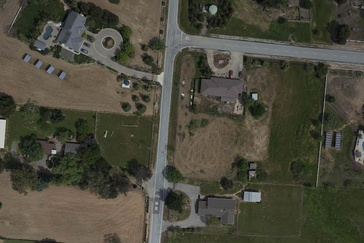
#> input picture Problem_Set_2/Problem2Images/1_1.jpg, 364 x 243 px, shrunk from 640 x 427 before the run; its folder holds 6 pictures in this run
$ python homework2.py
#> lines starting #> are read from the running program, lines starting #| are printed output that depends on the picture; long printed decimals are rounded
### Problem_Set_2/utils.py
import numpy as np
from scipy import ndimage, spatial
import cv2
from os import listdir
import matplotlib.pyplot as plt
import math

def gaussian_blur_kernel_2d(sigma, h, w):
    kernel = np.zeros((h, w))
    center_h, center_w = h // 2, w // 2
    for i in range(h):
        for j in range(w):
            diff_h = i - center_h
            diff_w = j - center_w
            kernel[i, j] = (1 / (2 * math.pi * sigma ** 2)) * math.exp(-(diff_h ** 2 + diff_w ** 2) / (2 * sigma ** 2))
    kernel /= np.sum(kernel)
    return kernel
def pad_with_zeros(img, pad_height, pad_width):
    if len(img.shape) == 2:
        H, W = img.shape
        p_image = np.zeros((H + 2 * pad_height, W + 2 * pad_width))
        p_image[pad_height:pad_height + H, pad_width:pad_width + W] = img
    elif len(img.shape) == 3:
        H, W, C = img.shape
        p_image = np.zeros((H + 2 * pad_height, W + 2 * pad_width, C))
        p_image[pad_height:pad_height + H, pad_width:pad_width + W, :] = img
    return p_image
def cross_correlation_2d(image,kernel):
    k_h, k_w = kernel.shape
    pad_h, pad_w = k_h // 2, k_w // 2
    color_ful=len(image.shape)==3
    if(color_ful):
        H,W,C=image.shape
        re=np.zeros((H,W,C))
        for c in range(C):
            re[:,:,c]=cross_correlation_2d(image[:,:,c],kernel)
        return re
    else:
        H,W=image.shape
        padded_image = pad_with_zeros(image, pad_h,  pad_w)
        re = np.zeros((H, W))
        for i in range(H):
            for j in range(W):
                region = padded_image[i:i + k_h, j:j + k_w]
                re[i, j] = np.sum(region * kernel)
        if image.dtype == np.uint8:
            re = np.clip(re, 0, 255).astype(np.uint8)
        return re
def convolve_2d(img, kernel):
    flipped_kernel = np.flipud(np.fliplr(kernel))
    return cross_correlation_2d(img, flipped_kernel)

### Problem_Set_2/homework2.py
# This is a raw framework for image stitching using Harris corner detection.
# For libraries you can use modules in numpy, scipy, cv2, os, etc.
import numpy as np
from scipy import ndimage, spatial
import cv2
from os import listdir
import matplotlib.pyplot as plt
import math
import random
import utils
from utils import convolve_2d, gaussian_blur_kernel_2d, pad_with_zeros, cross_correlation_2d
IMGDIR = 'Problem2Images'


def gradient_x(img):
    # convert img to grayscale
    # should we use int type to calclate gradient?
    # should we conduct some pre-processing to remove noise? which kernel should we pply?
    # which kernel should we choose to calculate gradient_x?
    # TODO
    kernel_x = np.array([[-1, 0, 1], [-2, 0, 2], [-1, 0, 1]])
    grad_x = convolve_2d(img, kernel_x)
    return grad_x

def gradient_y(img):
    # TODO
    kernel_y = np.array([[1, 2, 1], [0, 0, 0], [-1, -2, -1]])
    grad_y = convolve_2d(img, kernel_y)
    return grad_y

def harris_response(img, alpha, win_size):
    # In this function you are going to claculate harris response R.
    # Please refer to 04_Feature_Detection.pdf page 32 for details.
    # You have to discover how to calculate det(M) and trace(M), and
    # remember to smooth the gradients.
    # Avoid using too much "for" loops to speed up.
    # TODO
    if len(img.shape) == 3:
        gray = np.mean(img, axis=2).astype(np.float32)
    else:
        gray = img.astype(np.float32)
    gra_x= gradient_x(gray)
    gra_y= gradient_y(gray)
    gra_xx = gra_x*gra_x
    gra_yy = gra_y*gra_y
    gra_xy = gra_x*gra_y
    H,W=gray.shape
    filter=gaussian_blur_kernel_2d(1, win_size, win_size)
    gra_xx=convolve_2d(gra_xx,filter)
    gra_yy=convolve_2d(gra_yy,filter)
    gra_xy=convolve_2d(gra_xy,filter)
    R = np.zeros((H, W))
    det_M = gra_xx * gra_yy - gra_xy** 2
    trace_M = gra_xx + gra_yy
    R = det_M - alpha * (trace_M **2)

    return R

def corner_selection(R, thresh, min_dist):
    # non-maximal suppression for R to get R_selection and transform selected corners to list of tuples
    # hint:
    #   use ndimage.maximum_filter()  to achieve non-maximum suppression
    #   set those which aren’t **local maximum** to zero.
    # TODO
    pix=[]
    R_m=ndimage.maximum_filter(R,size=(2*min_dist+1,2*min_dist+1))
    R_s=(R==R_m)*(R>thresh)*R
    for i in range(np.shape(R_s)[0]):
        for j in range(np.shape(R_s)[1]):
            if R_s[i][j]>0:
                pix.append((j,i))
    return pix

def histogram_of_gradients(img, pix):
    # no template for coding, please implement by yourself.
    # You can refer to implementations on Github or other websites
    # Hint:
    #   1. grad_x & grad_y
    #   2. grad_dir by arctan function
    #   3. for each interest point, choose m*m blocks with each consists of m*m pixels
    #   4. I divide the region into n directions (maybe 8).
    #   5. For each blocks, calculate the number of derivatives in those directions and normalize the Histogram.
    #   6. After that, select the prominent gradient and take it as principle orientation.
    #   7. Then rotate it’s neighbor to fit principle orientation and calculate the histogram again.
    # TODO
    if(len(img.shape)==3):
        gray = cv2.cvtColor(img,cv2.COLOR_BGR2GRAY)
        gray=gray.astype(np.float32)
    else:
        gray=img.astype(np.float32)
    gra_x= gradient_x(gray)
    gra_y= gradient_y(gray)
    gra_dir=np.arctan2(gra_y,gra_x)*180/math.pi
    gra_len=np.sqrt(gra_x**2+gra_y**2)
    gra_dir+=180
    features=[]
    cell_size=4
    cell_pixel=16
    for (x, y) in pix:
        block_hist=[]
        h, w = gray.shape
        half = cell_pixel // 2
        x1, x2 = max(0, x - half), min(w, x + half)
        y1, y2 = max(0, y - half), min(h, y + half)
        block_len = gra_len[y1:y2, x1:x2]
        block_dir = gra_dir[y1:y2, x1:x2]
        bh, bw = block_len.shape

        if bh < cell_pixel or bw < cell_pixel:
            p_h=cell_pixel-bh
            p_w=cell_pixel-bw
            if p_h%2==0:
                p_h=p_h//2
            else:
                p_h=p_h//2+1
            if p_w%2==0:
                p_w=p_w//2
            else:
                p_w=p_w//2+1
            block_len=pad_with_zeros(block_len,p_h,p_w)
            block_dir=pad_with_zeros(block_dir,p_h,p_w)
        bin_w=360/8
        all_hist=np.zeros(8)
        for i in range(0, cell_pixel):
            for j in range(0, cell_pixel):
                bin_idx = int(block_dir[i][j] // bin_w)
                if bin_idx == 8:
                    bin_idx = 7
                all_hist[bin_idx] += block_len[i][j]
        all_hist /= (np.linalg.norm(all_hist) + 1e-10)
        principle_ori=np.argmax(all_hist)*bin_w+bin_w/2
        #principle_ori=0
        #principle_ori=np.argmax(all_hist)*bin_w
        for i in range(0, cell_pixel, cell_size):
            for j in range(0, cell_pixel, cell_size):
                cell_len = block_len[i:i+cell_size, j:j+cell_size]
                cell_dir = block_dir[i:i+cell_size, j:j+cell_size]
                hist = np.zeros(8)
                for m in range(cell_size):
                    for n in range(cell_size):
                        bin_idx = int((cell_dir[m][n]-principle_ori+360)%360 // bin_w)
                        if bin_idx == 8:
                            bin_idx = 7
                        hist[bin_idx] += cell_len[m][n]
                hist /= (np.linalg.norm(hist) + 1e-10)
                block_hist.append(hist)
        block_hist=np.array(block_hist).flatten()
        block_hist /= (np.linalg.norm(block_hist) + 1e-10)
        features.append(block_hist)
    features=np.array(features)
    return features

def feature_matching(img_1, img_2):
    R1 = harris_response(img_1, 0.04, 9)
    R2 = harris_response(img_2, 0.04, 9)
    cor1 = corner_selection(R1, 0.01*np.max(R1), 5)
    #cor2 = corner_selection(R2, 0.01*np.max(R1), 5)
    cor2 = corner_selection(R2, 0.01*np.max(R1), 5)
    fea1 = histogram_of_gradients(img_1, cor1)
    fea2 = histogram_of_gradients(img_2, cor2)
    dis = spatial.distance.cdist(fea1, fea2, metric='euclidean')
    threshold = 0.78
    print(len(cor1))
    print(len(cor2))
    pixels_1 = []
    pixels_2 = []
    p1, p2 = np.shape(dis)
    if p1 < p2:
        for p in range(p1):
            dis_min = np.min(dis[p])
            pos = np.argmin(dis[p])
            dis[p][pos] = np.max(dis)
            if dis_min/np.min(dis[p]) <= threshold:
                pixels_1.append(cor1[p])
                pixels_2.append(cor2[pos])
                dis[:, pos] = np.max(dis)

    else:
        for p in range(p2):
            dis_min = np.min(dis[:, p])
            pos = np.argmin(dis[:, p])
            dis[pos][p] = np.max(dis)
            if dis_min/np.min(dis[:, p]) <= threshold:
                pixels_2.append(cor2[p])
                pixels_1.append(cor1[pos])
                dis[pos] = np.max(dis)
    min_len = min(np.shape(cor1)[0], np.shape(cor2)[0])
    rate = np.shape(pixels_1)[0]/min_len
    print(np.shape(pixels_1)[0])
    print(rate)
    assert rate >= 0.03, "Fail to Match!"
    return pixels_1, pixels_2

def test_matching():
    img_1 = cv2.imread(f'{IMGDIR}/1_1.jpg')
#> img_1 is the input picture: shape (243, 364, 3); mean B, G, R 60.5, 74.1, 75.9
    img_2 = cv2.imread(f'{IMGDIR}/1_2.jpg')
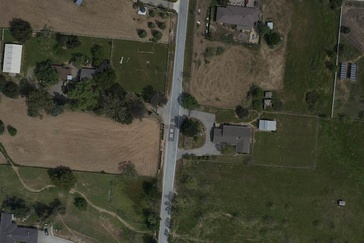
#> input picture Problem_Set_2/Problem2Images/1_2.jpg, 364 x 243 px, shrunk from 640 x 427 before the run
#> img_2 is the input picture: shape (243, 364, 3); mean B, G, R 52.8, 68.3, 69.2

    img_gray_1 = cv2.cvtColor(img_1, cv2.COLOR_BGR2GRAY)
    img_gray_2 = cv2.cvtColor(img_2, cv2.COLOR_BGR2GRAY)

    pixels_1, pixels_2 = feature_matching(img_1, img_2)
#> call 2 of harris_response, with alpha = 0.04, win_size = 9
#> after the loop in cross_correlation_2d (call 7), `for i in range(H):`:
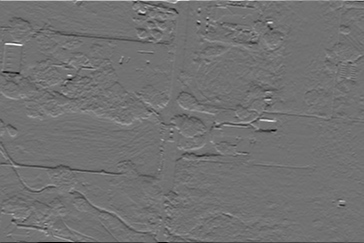
#> re: shape (243, 364) float64; min -581.3, max 717.3, mean -0.1; drawn with min black and max white
#> in harris_response (call 2), `R = det_M - alpha * (trace_M **2)`:
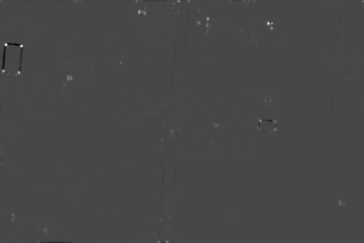
#> R: shape (243, 364) float64; min -1.93e+09, max 4.96e+09, mean 4316695.6; drawn with min black and max white
#> in feature_matching, `cor1 = corner_selection(R1, 0.01*np.max(R1), 5)`: cor1 = 106 pairs, first value 1 to 362, second value 1 to 241
#> call 2 of corner_selection, with thresh = 138704837.3, min_dist = 5
#> in corner_selection (call 2), `R_m=ndimage.maximum_filter(R,size=(2*min_dist+1,2*min_dist+1))`:
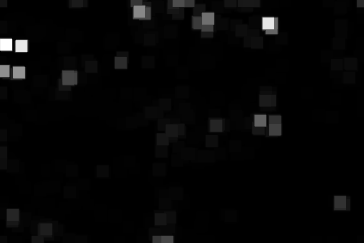
#> R_m: shape (243, 364) float64; min -12459718.8, max 4.96e+09, mean 103368089.3; drawn with min black and max white
#> in feature_matching, `cor2 = corner_selection(R2, 0.01*np.max(R1), 5)`: cor2 = 62 pairs, first value 1 to 363, second value 0 to 241
#> in histogram_of_gradients, `gra_dir=np.arctan2(gra_y,gra_x)*180/math.pi`:
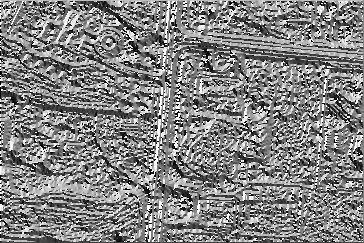
#> gra_dir: shape (243, 364) float64; min -179.9, max 180, mean 4.4; drawn with min black and max white
#> in histogram_of_gradients, `gra_len=np.sqrt(gra_x**2+gra_y**2)`:
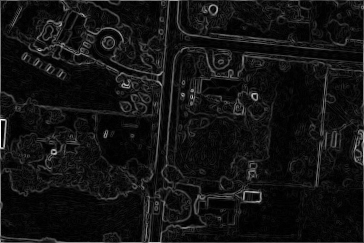
#> gra_len: shape (243, 364) float64; min 0, max 781, mean 59; drawn with min black and max white
#> the loop in histogram_of_gradients, `for (x, y) in pix:` made 106 passes
#> (x, y, x1, x2, y1, y2, bh, bw) on passes 1, 2, 3, 4, 5, 6, 7, 8, 9, 25, 42: (1, 1, 0, 9, 0, 9, 9, 9), (60, 1, 52, 68, 0, 9, 9, 16), (120, 1, 112, 128, 0, 9, 9, 16), (161, 1, 153, 169, 0, 9, 9, 16), (169, 1, 161, 177, 0, 9, 9, 16), (178, 1, 170, 186, 0, 9, 9, 16), (298, 1, 290, 306, 0, 9, 9, 16), (215, 6, 207, 223, 0, 14, 14, 16), (362, 7, 354, 364, 0, 15, 15, 10), (362, 41, 354, 364, 33, 49, 16, 10), (362, 63, 354, 364, 55, 71, 16, 10)
#> (x, y, x1, x2, y1, y2, bh, bw) on pass 46: (362, 71, 354, 364, 63, 79, 16, 10)
#> in feature_matching, `fea1 = histogram_of_gradients(img_1, cor1)`:
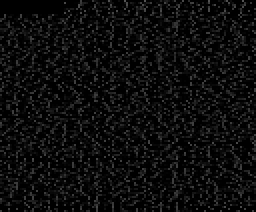
#> fea1: shape (106, 128) float64 (shown 2 times larger); min 0, max 0.333, mean 0.0513
#> the loop in histogram_of_gradients (call 2), `for (x, y) in pix:` made 62 passes
#> (x, y) on passes 1 to 12: (178, 0), (1, 1), (77, 1), (136, 1), (188, 1), (230, 1), (248, 1), (363, 1), (139, 11), (199, 11), (208, 18), (199, 23)
#| 106
#| 62
#| 22
#| 0.3548

    H_1, W_1 = img_gray_1.shape
    H_2, W_2 = img_gray_2.shape

    img = np.zeros((max(H_1, H_2), W_1 + W_2, 3))
    img[:H_1, :W_1, (2, 1, 0)] = img_1 / 255
    img[:H_2, W_1:, (2, 1, 0)] = img_2 / 255

    plt.figure(figsize=(20, 10), dpi=300)
    plt.imshow(img)

    N = len(pixels_1)
    for i in range(N):
        x1, y1 = pixels_1[i]
        x2, y2 = pixels_2[i]
        plt.plot([x1, x2+W_1], [y1, y2])

    # plt.show()
    plt.savefig('test.jpg')

# [120 lines left out: functions compute_homography, align_pair, stitch_blend, generate_panorama, not called in this run]

if __name__ == '__main__':
    # make image list
    # call generate panorama and it should work well
    # save the generated image following the requirements
    # 在main函数中调用测试
    test_matching()

    # an example
    '''img_1 = cv2.imread(f'{IMGDIR}/panoramas/library/1.jpg')
    img_2 = cv2.imread(f'{IMGDIR}/panoramas/library/2.jpg')
    img_3 = cv2.imread(f'{IMGDIR}/panoramas/library/3.jpg')
    img_4 = cv2.imread(f'{IMGDIR}/panoramas/library/4.jpg')
    img_5 = cv2.imread(f'{IMGDIR}/panoramas/library/5.jpg')
    img_list=[]
    img_list.append(img_1)
    img_list.append(img_2)
    img_list.append(img_3)
    img_list.append(img_4)
    img_list.append(img_5)
    pano = generate_panorama(img_list)'''
    '''for i in range(1,4):
        img00=cv2.imread(f'{IMGDIR}/{i}_1.jpg')
        img01=cv2.imread(f'{IMGDIR}/{i}_2.jpg')
        pixels1, pixels2 = feature_matching(img00, img01)
        homo_matrix = align_pair(pixels1, pixels2)
        principle_img = stitch_blend(
            img00, img01, homo_matrix)
        principle_img=np.uint8(principle_img)
        cv2.imwrite(f"outputs/blend_{i}.jpg", principle_img)'''
    #cv2.imwrite("outputs/panorama_z1.jpg", pano)
    '''for i in range(2,3):
        img00=cv2.imread(f'{IMGDIR}/000.jpg')
        img01=cv2.imread(f'{IMGDIR}/00{i}.jpg')
        pixels1, pixels2 = feature_matching(img00, img01)
        homo_matrix = align_pair(pixels1, pixels2)
        principle_img = stitch_blend(
            img00, img01, homo_matrix)
        principle_img=np.uint8(principle_img)
        cv2.imwrite(f"outputs/0000{i}.jpg", principle_img)'''
